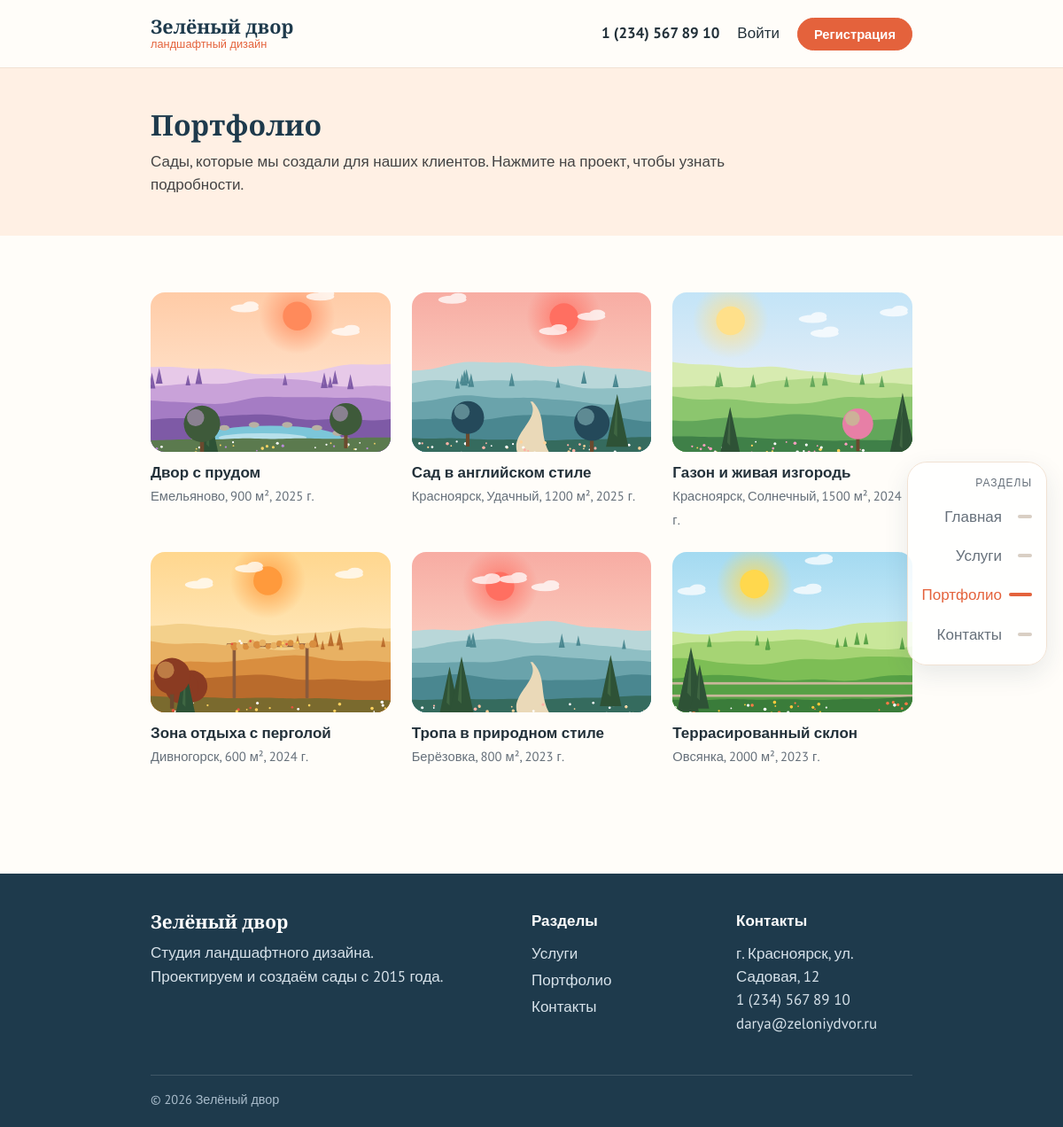
Screenshot of /portfolio.php with the database file from the repository.
### tables this page shows
CREATE TABLE projects (
    id          INT AUTO_INCREMENT PRIMARY KEY,
    title       VARCHAR(150) NOT NULL,
    location    VARCHAR(100) NOT NULL,
    area        INT NOT NULL,
    year        INT NOT NULL,
    description TEXT NOT NULL,
    image       VARCHAR(255) NOT NULL DEFAULT ''
);

### includes/functions.php (called while the page is built, shortened)
<?php
function db(): PDO
{
    static $pdo = null;
    if ($pdo === null) {
        $pdo = new PDO(
            'mysql:host=' . DB_HOST . ';dbname=' . DB_NAME . ';charset=utf8mb4',
            DB_USER,
            DB_PASS,
            [
                PDO::ATTR_ERRMODE            => PDO::ERRMODE_EXCEPTION,
                PDO::ATTR_DEFAULT_FETCH_MODE => PDO::FETCH_ASSOC,
            ]
        );
    }
    return $pdo;
}
function e($text): string
{
    return htmlspecialchars((string)$text, ENT_QUOTES, 'UTF-8');
}
function current_user(): ?array
{
    return $_SESSION['user'] ?? null;
}
function image_url(string $image): string
{
    return BASE_URL . (strpos($image, 'uploads/') === 0 ? $image : 'assets/img/' . $image);
}

### includes/project_card.php (the view)
<figure class="project" data-lightbox
        data-title="<?= e($project['title']) ?>"
        data-text="<?= e($project['location'] . ' · ' . $project['area'] . ' м² · ' . $project['year'] . ' г. — ' . $project['description']) ?>">
    <img src="<?= image_url($project['image']) ?>" alt="<?= e($project['title']) ?>">
    <figcaption>
        <strong><?= e($project['title']) ?></strong>
        <span><?= e($project['location']) ?>, <?= $project['area'] ?> м², <?= $project['year'] ?> г.</span>
    </figcaption>
</figure>

### includes/header.php (shortened to what this page needs)
<?php
$user    = current_user();
$current = basename($_SERVER['SCRIPT_NAME']);
$inAdmin = strpos($_SERVER['SCRIPT_NAME'], '/admin/') !== false;
$menu = [
    'index.php'     => 'Главная',
    'services.php'  => 'Услуги',
    'portfolio.php' => 'Портфолио',
    'contacts.php'  => 'Контакты',
];
?>
<!DOCTYPE html>
<html lang="ru">
<head>
    <link rel="stylesheet" href="<?= BASE_URL ?>assets/css/style.css?v=<?= filemtime(__DIR__ . '/../assets/css/style.css') ?>">
</head>
<body>
<header class="header">
    <div class="container header__inner">
        <a class="logo" href="<?= BASE_URL ?>index.php"><?= SITE_NAME ?><small>ландшафтный дизайн</small></a>
        <nav class="nav">
            <div class="nav__menu">
                <span class="nav__caption">Разделы</span>
                <?php foreach ($menu as $file => $label): ?>
                    <a href="<?= BASE_URL . $file ?>"
                       class="<?= !$inAdmin && $current === $file ? 'active' : '' ?>"><span><?= $label ?></span><i class="nav__dash"></i></a>
                <?php endforeach; ?>
            </div>
            <div class="nav__actions">
                <a class="header__phone" href="tel:12345678910">1 (234) 567 89 10</a>
                <?php if ($user): ?>
                    <a href="<?= BASE_URL ?>profile.php" class="<?= $current === 'profile.php' ? 'active' : '' ?>"><?= e($user['name']) ?></a>
                    <a href="<?= BASE_URL ?>logout.php">Выйти</a>
                <?php else: ?>
                    <a href="<?= BASE_URL ?>login.php">Войти</a>
                    <a href="<?= BASE_URL ?>register.php" class="btn btn--small">Регистрация</a>
                <?php endif; ?>
            </div>
        </nav>
    </div>
</header>
<main>

### portfolio.php (shortened to what this page needs)
<?php
require_once 'includes/functions.php';
$projects = db()->query('SELECT * FROM projects ORDER BY year DESC, id DESC')->fetchAll();
require 'includes/header.php';
?>
<section class="page-head">
    <div class="container">
        <h1>Портфолио</h1>
        <p>Сады, которые мы создали для наших клиентов. Нажмите на проект, чтобы узнать подробности.</p>
    </div>
</section>
<section class="section container">
    <div class="grid">
        <?php foreach ($projects as $project) require 'includes/project_card.php'; ?>
    </div>
</section>
<?php require 'includes/footer.php'; ?>

### includes/footer.php (shortened to what this page needs)
</main>
<footer class="footer">
    <div class="container footer__inner">
        <div>
            <div class="footer__logo"><?= SITE_NAME ?></div>
            <p>Студия ландшафтного дизайна.<br>Проектируем и создаём сады с 2015 года.</p>
        </div>
        <div>
            <h4>Разделы</h4>
            <a href="<?= BASE_URL ?>services.php">Услуги</a>
            <a href="<?= BASE_URL ?>portfolio.php">Портфолио</a>
            <a href="<?= BASE_URL ?>contacts.php">Контакты</a>
        </div>
        <div>
            <h4>Контакты</h4>
            <p>г. Красноярск, ул. Садовая, 12<br>1 (234) 567 89 10<br>darya@zeloniydvor.ru</p>
        </div>
    </div>
    <div class="container footer__copy">© <?= date('Y') ?> <?= SITE_NAME ?></div>
</footer>
</body>
</html>

### rows the page displays
projects: image (picture), title "Двор с прудом", location "Емельяново", area "900", year "2025"
projects: image (picture), title "Сад в английском стиле", location "Красноярск, Удачный", area "1200", year "2025"
projects: image (picture), title "Газон и живая изгородь", location "Красноярск, Солнечный", area "1500", year "2024"
projects: image (picture), title "Зона отдыха с перголой", location "Дивногорск", area "600", year "2024"
projects: image (picture), title "Тропа в природном стиле", location "Берёзовка", area "800", year "2023"
projects: image (picture), title "Террасированный склон", location "Овсянка", area "2000", year "2023"

### other values shown
SITE_NAME "Зелёный двор"
$label "Главная"
$label "Услуги"
$label "Портфолио"
$label "Контакты"
